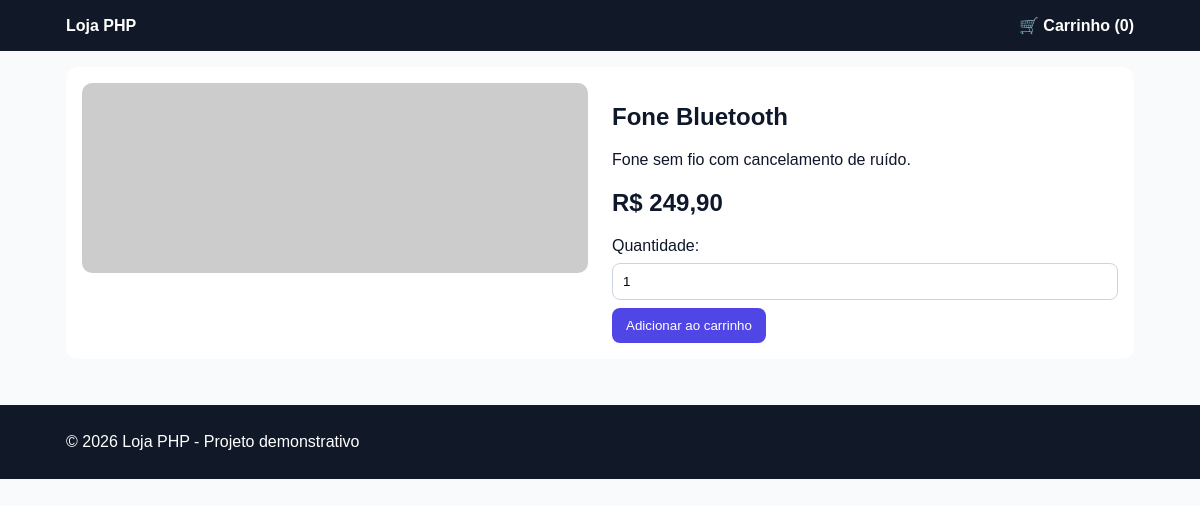
The page /loja_php/product.php?id=1 on the database its author committed.
### tables this page shows
CREATE TABLE IF NOT EXISTS produtos (
  id INT AUTO_INCREMENT PRIMARY KEY,
  nome VARCHAR(120) NOT NULL,
  descricao TEXT NOT NULL,
  preco DECIMAL(10,2) NOT NULL,
  imagem VARCHAR(255) NOT NULL
);

### loja_php/config/database.php (called while the page is built, shortened)
<?php
function getPDO(): PDO
{
    static $pdo = null;
    if ($pdo === null) {
        $dsn = 'mysql:host=' . DB_HOST . ';dbname=' . DB_NAME . ';charset=' . DB_CHARSET;
        $options = [
            PDO::ATTR_ERRMODE => PDO::ERRMODE_EXCEPTION,
            PDO::ATTR_DEFAULT_FETCH_MODE => PDO::FETCH_ASSOC,
            PDO::ATTR_EMULATE_PREPARES => false,
        ];
        $pdo = new PDO($dsn, DB_USER, DB_PASS, $options);
    }
    return $pdo;
}

### loja_php/includes/functions.php (called while the page is built, shortened)
<?php
require_once __DIR__ . '/../config/database.php';
function h(string $value): string
{
    return htmlspecialchars($value, ENT_QUOTES, 'UTF-8');
}
function getProductById(int $id): ?array
{
    $stmt = getPDO()->prepare('SELECT id, nome, descricao, preco, imagem FROM produtos WHERE id = :id LIMIT 1');
    $stmt->execute(['id' => $id]);
    $product = $stmt->fetch();
    return $product ?: null;
}

### loja_php/product.php (the view, shortened to what this page needs)
<?php
require_once __DIR__ . '/includes/functions.php';
$id = filter_input(INPUT_GET, 'id', FILTER_VALIDATE_INT);
$product = $id ? getProductById($id) : null;
require __DIR__ . '/includes/header.php';
?>
<article class="product-page">
    <img src="<?php echo h($product['imagem']); ?>" alt="<?php echo h($product['nome']); ?>">
    <div>
        <h1><?php echo h($product['nome']); ?></h1>
        <p><?php echo h($product['descricao']); ?></p>
        <h2>R$ <?php echo number_format((float) $product['preco'], 2, ',', '.'); ?></h2>
        <form method="post" class="inline-form">
            <label>Quantidade:</label>
            <input type="number" min="1" name="qty" value="1">
            <button class="btn" type="submit">Adicionar ao carrinho</button>
        </form>
    </div>
</article>
<?php require __DIR__ . '/includes/footer.php'; ?>

### loja_php/assets/css/style.css (style rules this page uses)
:root { --primary:#4f46e5; --danger:#dc2626; --bg:#f8fafc; --text:#0f172a; }
* { box-sizing:border-box }
body { margin:0;font-family:Arial,sans-serif;background:var(--bg);color:var(--text) }
.card img,.product-page img { width:100%;height:190px;object-fit:cover;border-radius:10px }
.product-page { display:grid;grid-template-columns:1fr 1fr;gap:24px;background:#fff;padding:16px;border-radius:12px }
.btn { background:var(--primary);color:#fff;padding:10px 14px;border:none;border-radius:8px;text-decoration:none;cursor:pointer;display:inline-block }
.inline-form { display:flex;gap:8px;align-items:center;flex-wrap:wrap }
input,textarea { width:100%;padding:10px;border:1px solid #cbd5e1;border-radius:8px }

### rows shown on the page
produtos: nome "Fone Bluetooth", descricao "Fone sem fio com cancelamento de ruído.", preco "249,90"

### other values the page prints
$cartCount "0"
